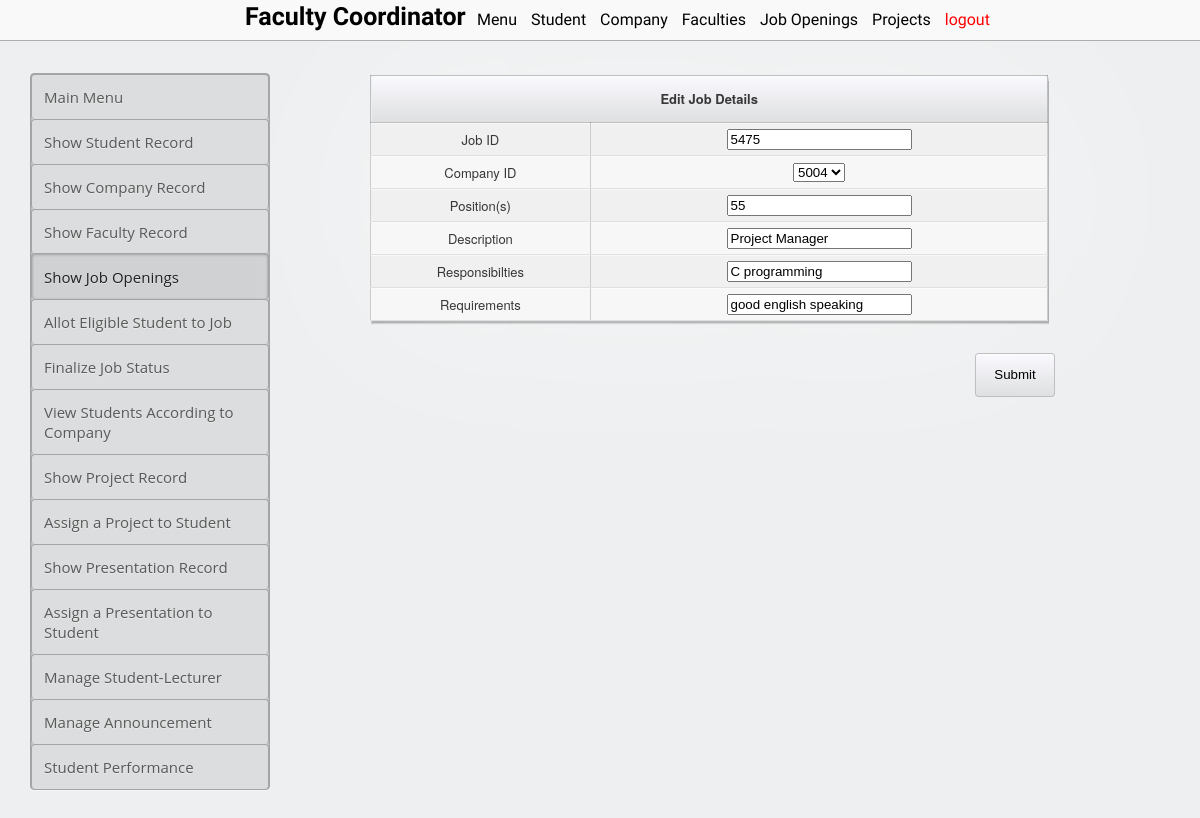
Screenshot of /coordinator/job_opening_edit.php?job_id=5475 with the database file from the repository.
### tables this page shows
CREATE TABLE `job_db` (
  `job_id` varchar(14) NOT NULL DEFAULT '',
  `company_id` varchar(14) DEFAULT NULL,
  `position` varchar(10) DEFAULT NULL,
  `description` varchar(64) DEFAULT NULL,
  `responsibilities` varchar(50) DEFAULT NULL,
  `requirements` varchar(50) DEFAULT NULL
);

### coordinator/job_opening_edit.php (the view, shortened to what this page needs)
<?php
echo "
<!DOCTYPE html>
<html lang='en'>
<head>
    <link href='../style_admin.css' rel='stylesheet'>
    <link href='../table.css' rel='stylesheet'>
</head>
<body>
    <nav id='nav'>
        <ul style='list-style: none; display: inline'>
            <div id='logo'>
                <b>Faculty Coordinator</b>
            </div>
            <li><a href='coordinator.php'>Menu</a></li>
            <li><a href='show_student.php'>Student </a></li>
            <li><a href='show_company.php'>Company</a></li>
            <li><a href='show_faculty.php'>Faculties</a></li>
            <li><a href='job_opening_show.php'>Job Openings</a></li>
            <li><a href='project_show.php'>Projects</a></li>
            <li align='right' ><a href='../logout.php' style='color:red;'>logout</a></li>
        </ul>
    </nav>
    <div id='main'>
        <div id='left'>
            <div id='sidebar'>
                <div class='menu'>
                    <a href='coordinator.php'>
                        <div class='menu menu-item' id='student_tc'>
                            Main Menu
                        </div>
                    </a>
                    <a href='show_student.php'>
                        <div class='menu menu-item' id='student_tc'>
                            Show Student Record
                        </div>
                    </a>
                    <a href='show_company.php'>
                        <div class='menu menu-item' id='company_tc'>
                            Show Company Record
                        </div>
                    </a>
                    <a href='show_faculty.php'>
                        <div class='menu menu-item' id='faculty_tc'>
                            Show Faculty Record
                        </div>
                    </a>
                    <a href='job_opening_show.php'>
                        <div class='menu menu-item' id='company_tc' style='box-shadow: inset 0px 1px 3px rgba(0,0,0,0.2), inset 0 0 3px rgba(0,0,0,0.05);
                        color: #212121;
                        margin-top: -1px;
                        padding-top: 13px;
                        background: rgba(0,0,0,0.06);'>
                            Show Job Openings
                        </div>
                    </a>
                    <a href='prospect_status_edit.php'>
                        <div class='menu menu-item' id='faculty_tc'>
                            Allot Eligible Student to Job
                        </div>
                    </a>
                    <a href='company_response_status.php' >
                        <div class='menu menu-item' id='faculty_tc'>
                            Finalize Job Status
                        </div>
                    </a>
                    <a href='company_student_selected.php' >
                        <div class='menu menu-item' id='faculty_tc'>
                            View Students According to Company
                        </div>
                    </a>
                    <a href='project_show.php'>
                        <div class='menu menu-item' id='faculty_tc'>
                            Show Project Record
                        </div>
                    </a>
                    <a href='project_allot.php'>
                        <div class='menu menu-item' id='faculty_tc'>
                            Assign a Project to Student
                        </div>
                    </a>
                    <a href='presentation_show.php'>
                        <div class='menu menu-item' id='faculty_tc'>
                            Show Presentation Record
                        </div>
                    </a>
                    <a href='presentation_allot.php'>
                        <div class='menu menu-item' id='faculty_tc'>
                            Assign a Presentation to Student
                        </div>
                    </a>
                    <a href='fsvsupervisor_student_selected.php'>
                        <div class='menu menu-item' id='student_tc'>
                            Manage Student-Lecturer
                        </div>
                    </a>
                    <a href='announcement.php'>
                        <div class='menu menu-item' id='faculty_tc'>
                            Manage Announcement
                        </div>
                    </a>
                    <a href='marks.php'>
                        <div class='menu menu-item' id='faculty_tc'>
                            Student Performance
                        </div>
                    </a>
                </div>
            </div>
        </div>
    </div>
        <div id='right'>
            <form action='' method='GET' accept-charset='utf-8'>
                <div class='table_container'>
                    <div class='sub-table-container'>
                        <table class='tc'>
                            <thead>
                                <tr>
                                    <th class='tpl-bar-breadcrumbs' colspan='3'>Edit Job Details</th>
                                </tr>
                            </thead>";
                            $job_id=$_GET['job_id'];
                            require '../connection.php';
                            $str_p="select * from job_db where job_id='$job_id'";
                            $result_p=mysqli_query($con, $str_p);
                            $row_p=mysqli_fetch_array($result_p);
                            echo "<tbody>
                            <tr class='row'>
                                <td class='item alter'>Job ID</td>
                                <td class='item alter'><input name='job_id' type='text' required value='$row_p[0]'></td>
                            </tr>
                            <tr class='row'>
                                <td class='item'>Company ID</td>
                                <td class='item'><select name='company_id' >";
                                    require "../connection.php";
                                    $str1='select * from company_details';
                                    $result1=mysqli_query($con, $str1);
                                    while ($row1=mysqli_fetch_array($result1)) {
                                        if($row_p[1] == $row1[0])
                                            echo "<option value=".$row1[0]." selected >".$row1[0]."</option>";
                                        else
                                            echo "<option value=".$row1[0].">".$row1[0]."</option>";
                                    }
                                    echo "</select></td>
                                </tr>
                                <tr class='row'>
                                    <td class='item alter'>Position(s)</td>
                                    <td class='item alter'><input name='position' type='text' required value='$row_p[2]'></td>
                                </tr>
                                <tr class='row'>
                                    <td class='item'>Description</td>
                                    <td class='item'><input name='description' type='text' required value='$row_p[3]'></td>
                                </tr>
                                <tr class='row'>
                                    <td class='item alter'>Responsibilties</td>
                                    <td class='item alter'><input name='responsibilities' type='text' required value='$row_p[4]'></td>
                                </tr>
                                <tr class='row'>
                                    <td class='item'>Requirements</td>
                                    <td class='item'><input name='requirements' type='text' required value='$row_p[5]'></td>
                                </tr>
                            </tbody>
                        </table>
                    </div>
                </div>
                <div style='padding-left:75%;'>
                    <input type='submit' name='submit' value='Submit' class='edit-button' style='float:left;line-height:40px;width:80px;'>
                </div>
            </form>
        </div></div></body>
        </html>";
        ?>

### style_admin.css (style rules this page uses)
body, html { margin: 0px auto; width: 100%; }
#nav { position: fixed; height: 40px; width: 100%; font-family: "open sans light", "Helvetica Neue", Helvetica, arial, sans-serif; background: #F9F9F9; border-bottom: 1px solid #ADADAD; text-align: center; }
li { display: inline-block; padding-left: 5px; padding-right: 5px; padding-top: 10px; padding-bottom: 10px; }
a { color: black; text-decoration: none; }
#nav li { text-decoration: none; color: #000000; }
#nav ul { margin-top: 0px; }
#logo { display: inline; font-size: 25px; text-align: left; }
#main { padding-top: 43px; width: '100%'; margin: 0 auto; }
#left { float: left; width: 25%; }
#right { float: right; width: 75%; }
#nav { z-index:50; }
#main { z-index: 5; }

### coordinator/job_opening_edit.php (style rules this page uses)
body { font-family: 'open sans', 'Helvetica Neue', Helvetica, arial, sans-serif; background: #EDEFF0; }

### rows the page displays
job_db: job_id "5475", position "55", description "Project Manager", responsibilities "C programming", requirements "good english speaking"

### other values shown
form field company_id "5004"
